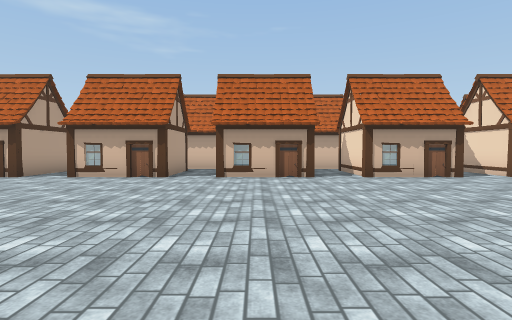
[1] (above)

24 first-person views from a walk through a scene from a Unity 3-D project. The camera is 1.5 m above the floor, tilts 2° down and sees 80° across. The floor is counted in squares, 2 m on a side. Each view is taken from the middle of a square. On the plan, view 1 faces up. The plan holds only what a view shows up to about 10 squares ahead; the rest is blank. The place goes on beyond the plan. Some animated figures are left out. Some surface patterns are stand-ins.

[2]
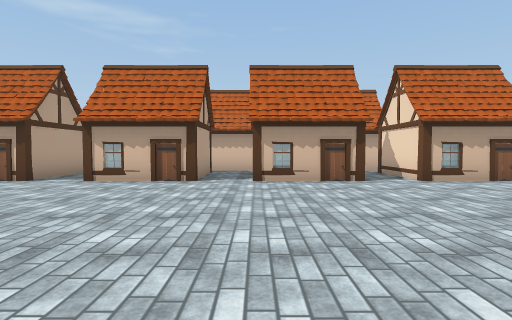

[3]
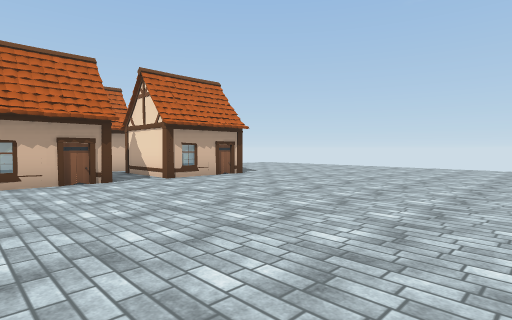

[4]
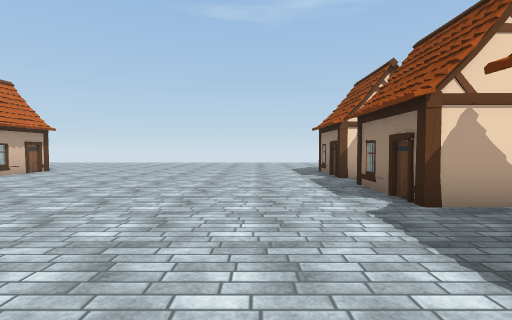

[5]
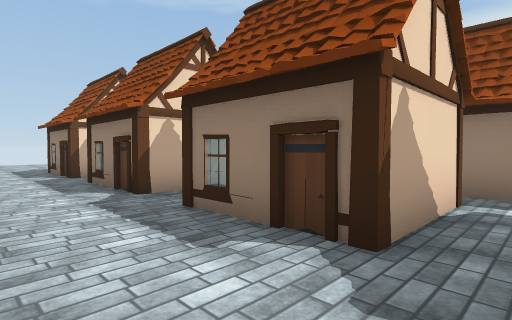

[6]
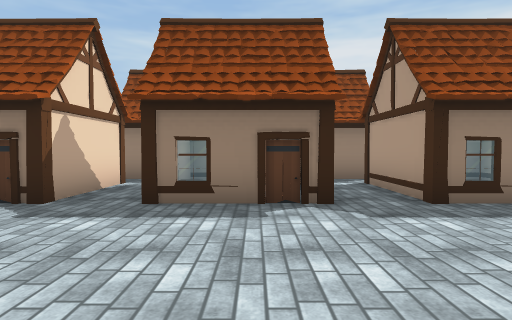

[7]
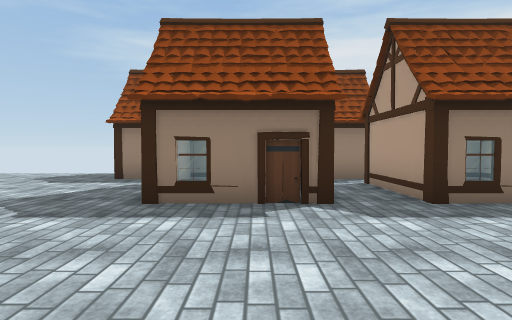

[8]
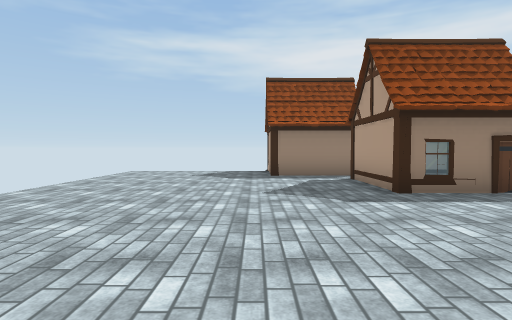

[9]
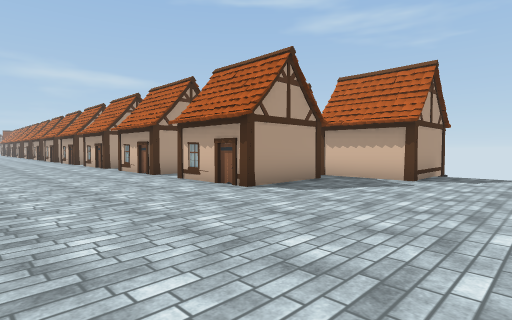

[10]
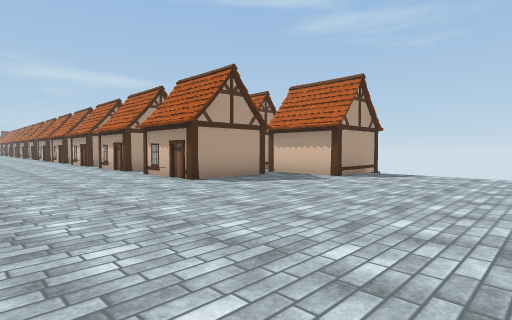

[11]
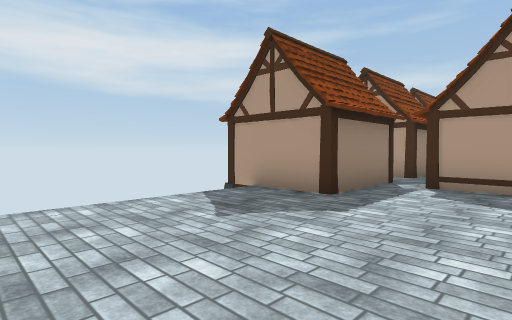

[12]
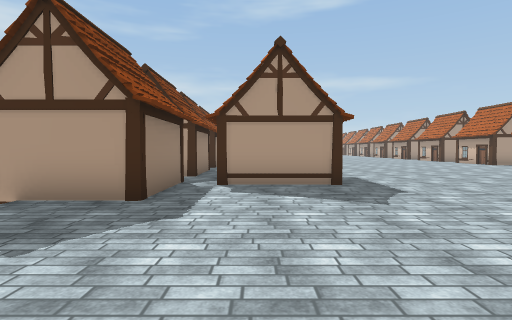

[13]
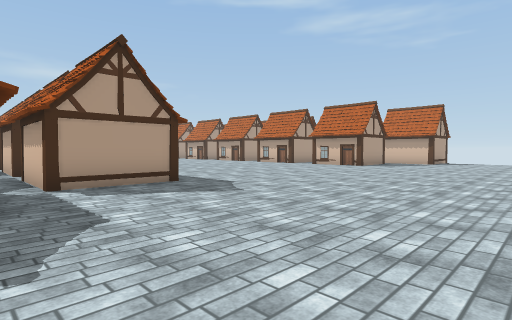

[14]
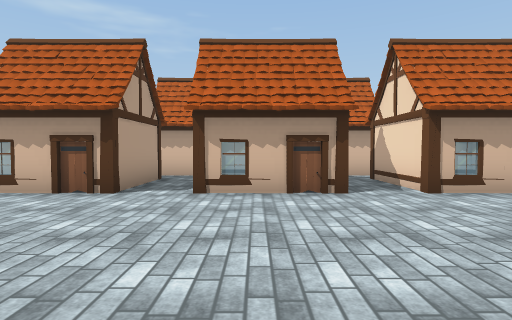

[15]
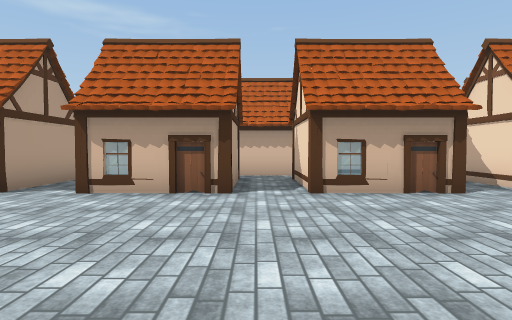

[16]
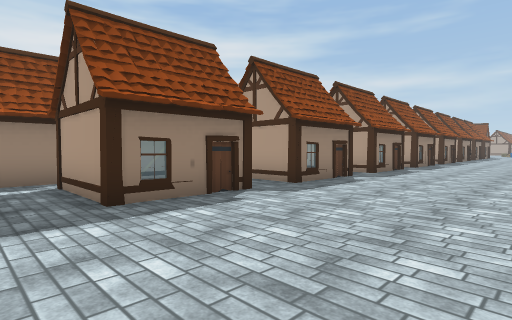

[17]
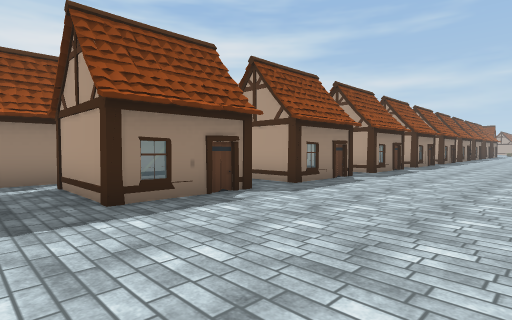

[18]
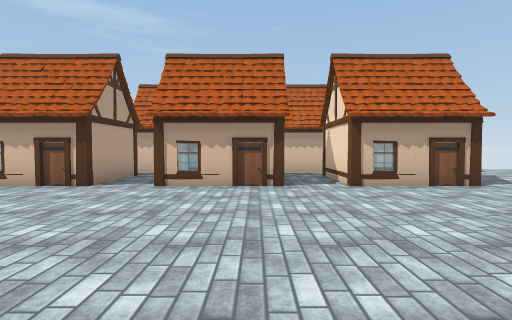

[19]
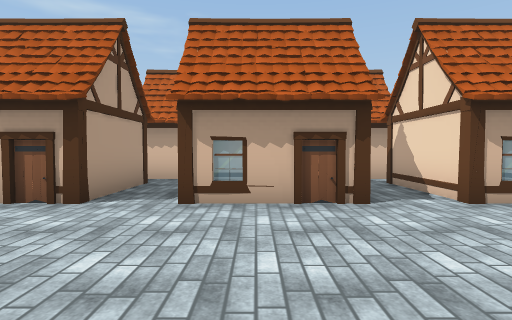

[20]
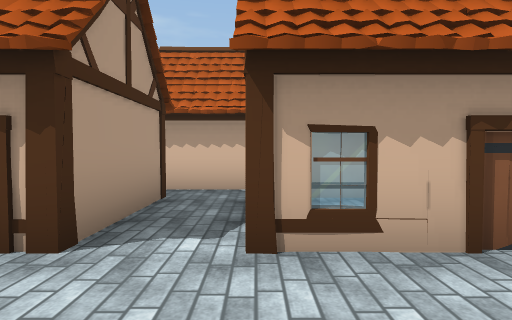

[21]
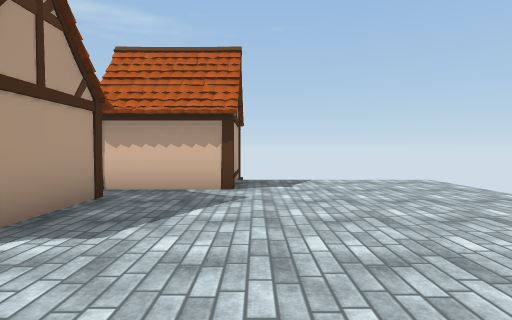

[22]
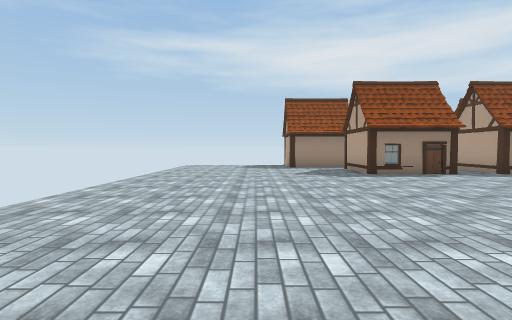

[23]
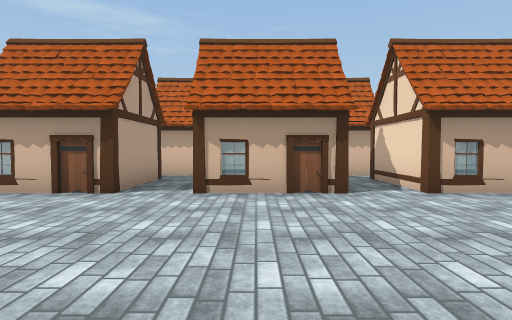

[24]
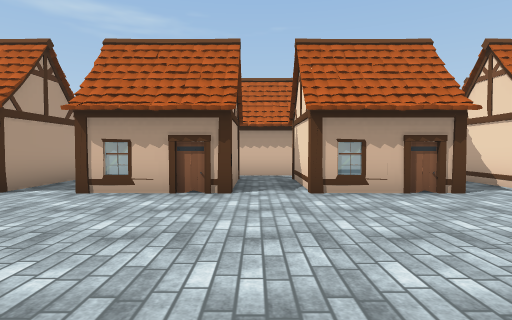

### Floor plan
Key: @ floor where view 1 was taken; . floor; H house.
Columns run from 14 left of view 1 to 16 right of it. Each row starts with its distance up from view 1.
 14     H       H       H   HHH
 13    H.H   HHH.H H HHH.HHH.H.....
 12    HHH   HHHHH HHHHHHHHHHH.....
 11    H.HHH.H H.HHH.HHH.HHH.......
 10 .H H.H H.H H.H H.H H.H.H.......
  9 .H H.H H.H H.H H.H H.H.H.......
  8 .H.H.H.H.H.H.H.H.H.H.H.H.......
  7 ...............................
  6  ..............................
  5   ....... .....................
  4    .....  .....................
  3     . . .......................
  2  ..............................
  1  ..............................
  0   ............@................
 -1    H.HHH.HHH.HHH.HHH.HHH.......
 -2    H.H H.H H.H H.H H.H H.......
 -3      H H H H.H H.H H.H H.......
 -4          HHH.HHH.HHH.HHH.......
 -5            HHH HHHHHHHHHHH.....
 -6            H.H H.HHH HHH.H.....
 -7             H   H       HHH

Positions as (right, up) in squares from view 1, and headings:
1: (0, 0), facing up
2: (3, 1), facing up
3: (3, 1), facing up-right
4: (-1, 1), facing right
5: (-2, 1), facing down-right
6: (0, 3), facing down
7: (8, 3), facing down
8: (12, 4), facing down
9: (14, 4), facing up-left
10: (16, 4), facing up-left
11: (16, -2), facing down-left
12: (16, -3), facing left
13: (16, -5), facing up-left
14: (0, 3), facing up
15: (-2, 3), facing up
16: (-1, 3), facing down-left
17: (3, 3), facing down-left
18: (5, 2), facing up
19: (4, 4), facing up
20: (7, 6), facing up
21: (12, 6), facing up
22: (13, 8), facing down
23: (-8, 3), facing up
24: (-10, 3), facing up
